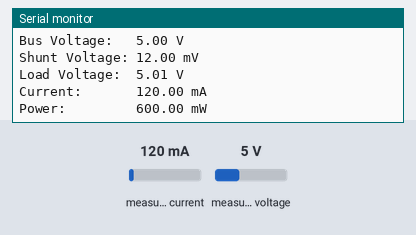
Simulated run of this sketch. Board: Arduino Mega 2560, built with avr-gcc and run on an emulated ATmega2560. Parts: the last lines printed to the serial monitor. Inputs (shaded band) come from the test bench; at power-on: measured current 120 mA, measured voltage 5 V.

Above: at 2.2 s.
2.3 s: measured current set to 40 mA
At 4.0 s:
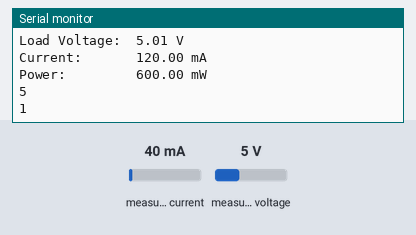
5.2 s: measured voltage set to 0.3 V
At 8.0 s:
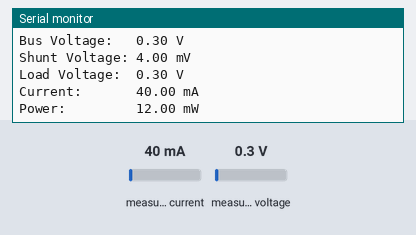
8.1 s: measured current set to 500 mA
At 11.4 s:
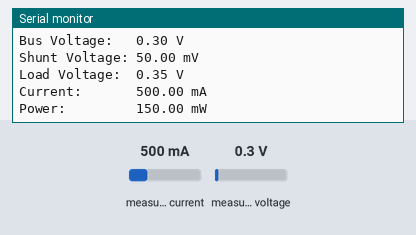
Timing chart, 0 to 12.9 s (numbered marks = the images above; inputs shaded):
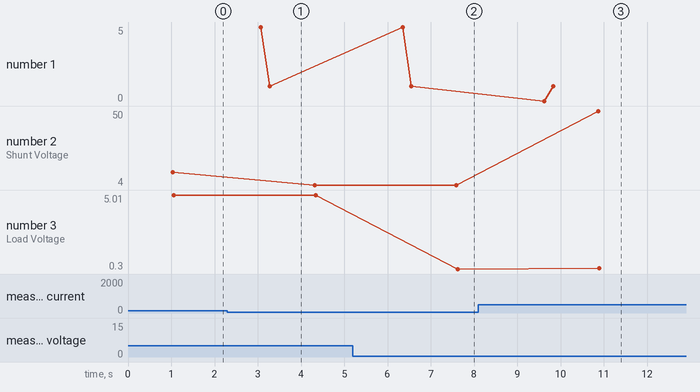

The sketch:

openlrs-send-data-with-INA219-and-i2c-2.4.ino
```cpp
/*
  Based on work by Tim Senecal.
  For Nano Every (Which has the advantage of having several serial ports in hardware)(I have also had problems with clones stopping working and requiring sketch to be reloaded.)
  Sends data over openLRS Passthru.
  To do this, open the openLRS configurator for TX , Set serial baudrate(bps) to 9600, data rate(bps) to 9600, Telemetry to "Yes" (This is Passthru)
  Connections to Hobbyking receiver module:
  Arduino TX (Pin TXD1) -> receiver  RX (Serial port pins, 4th pin down fom top - aerial on left)
  Arduino GND -> receiver GND (Serial port pins,1st pin down from top - aerial on left.)
  Voltage divider input to A2
  Other sensor input (e.g Depth) to A3
  Receiver +6v to Vin on arduino
  Arduino serial data default is, serial baud rate (9600) and 8 data bits, no parity,no stop,LSB and not inverted - the default
  Sept 2019-RDF - Voltage Divider. Move to  input from divider set by 4.7kohms and 15k ohms for 12 v battery. Better for  3.3 v input.
  (My original depth calibration depth (Using Tim's depth sensor detailed on SubPirates Forum)  = 3 * (depth - 84); // 84 to set zero)
  July 2020. Working on putting on voltage and current using an INA219 module.
  Aug 2020 This works well now. (Address is 64 (0x40)(From i2c scanner)

*/

#include <Wire.h>
#include <Adafruit_INA219.h>

Adafruit_INA219 ina219;

void setup() {

  // Open USB serial communications and wait for port to open:
  Serial.begin(9600);
  while (!Serial) {
    ; // wait for serial port to connect. Needed for native USB port only
  }

  uint32_t currentFrequency;

  Serial.println("Starting INA219 current monitor");

  // Initialize the INA219.
  // By default the initialization will use the largest range (32V, 2A).  However
  // you can call a setCalibration function to change this range (see comments).
  // To use a slightly lower 32V, 1A range (higher precision on amps):
  //ina219.setCalibration_32V_1A();
  // Or to use a lower 16V, 400mA range (higher precision on volts and amps):
  //ina219.setCalibration_16V_400mA();
  if (! ina219.begin()) {
    Serial.println("Failed to find INA219 chip");
    while (1) {
      delay(10);
    }

  }
  // Open second hardware serial port
  Serial1.begin(9600);
  Serial1.println("Wake-up Serial1 port!");
  delay(1000); // We wait 1 second

}

void loop() {

  // Get data from IN219
  float shuntvoltage = 0;
  float busvoltage = 0;
  float current_mA = 0;
  float loadvoltage = 0;
  float power_mW = 0;

  shuntvoltage = ina219.getShuntVoltage_mV();
  busvoltage = ina219.getBusVoltage_V();
  current_mA = ina219.getCurrent_mA();
  power_mW = ina219.getPower_mW();
  loadvoltage = busvoltage + (shuntvoltage / 1000);

  Serial.print("Bus Voltage:   "); Serial.print(busvoltage); Serial.println(" V");
  Serial.print("Shunt Voltage: "); Serial.print(shuntvoltage); Serial.println(" mV");
  Serial.print("Load Voltage:  "); Serial.print(loadvoltage); Serial.println(" V");
  Serial.print("Current:       "); Serial.print(current_mA); Serial.println(" mA");
  Serial.print("Power:         "); Serial.print(power_mW); Serial.println(" mW");
  Serial.println("");

  delay(2000);

  //Select and process variables to output (round off floating variables)
  int sensorVal = round(busvoltage);     // Round off bus voltage

  int sensorVal1 = abs(current_mA);     // This gives a very simple current draw figure, accuarate to about an amp.
  sensorVal1 = sensorVal1 / 1000;
  sensorVal1 = round(sensorVal1 + 0.5);

  // Read voltage sensor value on A2
  //int sensorVal = analogRead (A2);
  //sensorVal = sensorVal / 76; //  Fiddle factor (originally 67) is calibration value for voltage from earlier software by RDF
  String mysensorVal = String(sensorVal);

  // Read depth sensor value on A3
  //int sensorVal1 = analogRead (A3);
  // sensorVal1 = sensorVal1 / 10; //  Fiddle factor is calibration value
  String mysensorVal1 = String(sensorVal1);

  // print the voltage sensor value
  Serial.println(mysensorVal);
  Serial.print('\n'); // new line
  delay (200);

  // print the voltage sensor value to Serial
  Serial.println(mysensorVal1);
  Serial.print('\n'); // new line
  delay (200);

  Serial1.print(mysensorVal);
  delay (200);
  Serial1.print('\n'); // new line
  delay (200);

  // print the voltage sensor value to Serial1
  Serial1.print(mysensorVal1);
  delay (200);
  Serial1.print('\n'); // new line
  delay (200);

  //Test
  //Serial1.print("RDF");

  delay(10); // We wait 10mS to print the next value

}
```

Measured:
- after the input at 5.2 s, the serial monitor: prints a new line after 2.4 s (image 2)
- after the input at 8.1 s, the serial monitor: prints a new line after 2.8 s (image 3)
- plotted number 2: 12 → 4 after the input at 2.3 s, 4 → 50 after the input at 8.1 s
- plotted number 3: 5 → 0.3 after the input at 5.2 s, 0.3 → 0.35 after the input at 8.1 s
